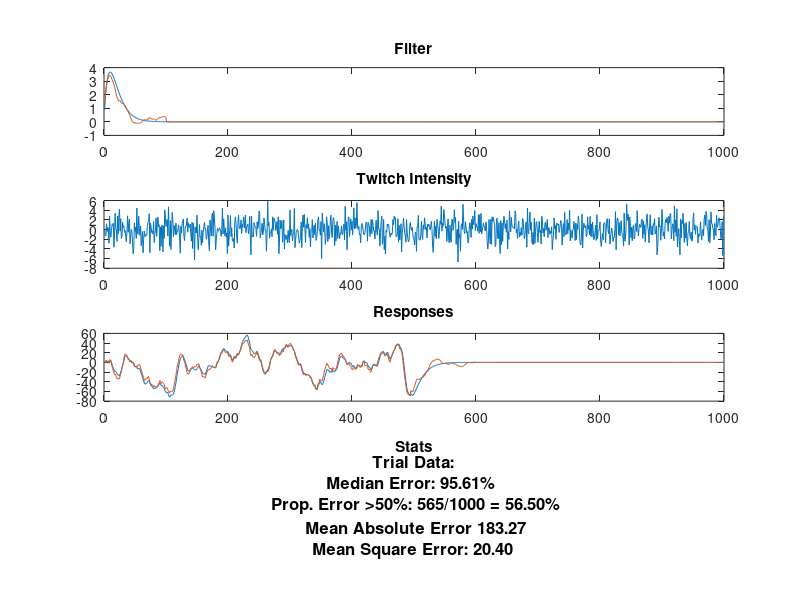

This figure's MATLAB source:
sigma = 2;
num_samples = 1000;
time_tau = 10;
timeline = 1:num_samples;
D_true = timeline .* exp(-timeline/time_tau);
%multiply by 2 because variance = sigma^2 = 4 so sigma=2
s = 2*randn(num_samples, 1);

%use full for 0 padding when index outside bounds treat as 0 when <0 or 1000< like
%true filter should
r_true_full = conv(D_true, s, 'same');
r_true = r_true_full(1:1000);

%Qrs*1000 = int tau=0:inf [r(t)s(t+tau)] = sum tau=0:1000 r(t)s(t+tau) =
%conv(r(t), flip(s)) --- flip since s(t+tau) same as reversing order bc of
%something????
%%(t+tau) goes from t:1000+t maybe????
%D(t) = Qrs(-t)/sigma^2 
Qrs_real = conv(r_true, flip(s), "same")/1000;
dest = Qrs_real/2;
D_est = zeros(1000, 1);

D_est(1:100) = dest(1:100);
D_est = D_est';
%new data to check filter
test_s = 2*randn(num_samples, 1);
test_r_true_full = conv(D_true, s, 'same');
test_r_true = test_r_true_full(1:1000);

test_r_est_full = conv(D_est, s, 'same');
test_r_est = test_r_est_full(1:1000);

test_abs_error = abs((test_r_est - test_r_true)) ./ abs(test_r_true);
median_error = median(test_abs_error)*100;
mean_abs_error = mean(test_abs_error);

num_over_50 = sum(test_abs_error > .5);
prop_50 = (num_over_50 / 1000) * 100;

error = sum( (test_r_est - test_r_true).^2 )/1000;

figure('Position', [0, 0, 1400, 800], 'Name','Response Suite');
subplot(4, 1, 1);
plot(1:1000, D_true); hold on
plot(1:1000, D_est);
hold off
title("Filter");
%legend(["True", "Estimated", 'Wrong']);

subplot(4, 1, 2);
plot(1:1000, test_s);
title("Twitch Intensity");

subplot(4, 1, 3);
plot(1:1000, test_r_true); hold on
plot(1:1000, test_r_est);
hold off
title("Responses");
%legend(["True", "Estimated", "Wrong"]);


subplot(4, 1, 4);
axis off;
title("Stats");
stats = sprintf("Trial Data:\nMedian Error: %.2f%% \n Prop. Error >50%%: %.d/1000 = %.2f%%\n Mean Absolute Error %.2f\nMean Square Error: %.2f", median_error, num_over_50, prop_50 , 100*mean_abs_error, error);
%text(0.5, 0.5, stats, "FontSize", 20)
text(0.5, 0.4, stats, 'HorizontalAlignment', 'center', 'VerticalAlignment', 'middle', 'FontSize', 12, "FontWeight", "bold");


